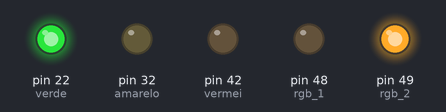
This sketch was run on a simulated Arduino Mega 2560, built with avr-gcc and run on an emulated ATmega2560. Parts: output pins drawn as LEDs (lit = HIGH).

Above: at 2.0 s.
At 4.5 s:
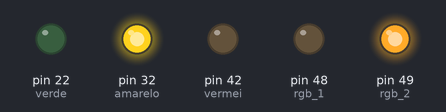
At 6.5 s:
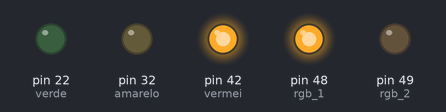
At 8.97 s:
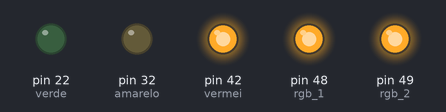
Timing chart, 0 to 11.7 s (numbered marks = the images above):
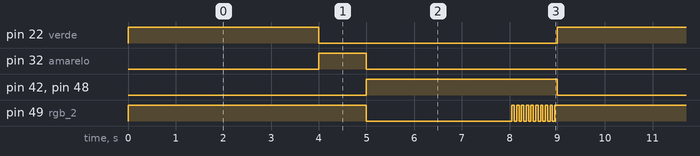

The sketch:

simulador_semaforo.ino
```cpp
void pisca(int pin){
  for(int i = 0; i<10; i++){
    digitalWrite(pin, LOW); // rgb_2
    delay(50);
    digitalWrite(pin, HIGH); // rgb_2
    delay(50);
  }
}

void semaforo_carro(int pin_1, int pin_2, int pin_3){
  digitalWrite(pin_1, HIGH);
  digitalWrite(pin_2, LOW);
  digitalWrite(pin_3, LOW);
}

void semaforo_pedestre(int rgb_1, int rgb_2){
  digitalWrite(rgb_1, HIGH);
  digitalWrite(rgb_2, LOW);
}


void setup() {
  pinMode(22, OUTPUT);  // verde
  pinMode(32, OUTPUT);  // amarelo
  pinMode(42, OUTPUT);  // vermei
  pinMode(48, OUTPUT);  // rgb_1
  pinMode(49, OUTPUT);  // rgb_2

  // Padrçãi inicial
  semaforo_carro(22, 32, 42);
  semaforo_pedestre(49, 48);
}

void loop() {
  semaforo_carro(22, 32, 42);
  delay(4000);

  semaforo_carro(32, 22, 42);
  delay(1000);

  semaforo_pedestre(48, 49);
  semaforo_carro(42, 32, 22);
  delay(3000);

  pisca(49);
  semaforo_pedestre(49, 48);


}
```

Measured:
- by itself, pin 22 (verde), pin 42 (vermei), pin 48 (rgb_1): alternates HIGH for 4.0 s and LOW for 5.0 s
- by itself, pin 32 (amarelo): alternates HIGH for 1.0 s and LOW for 8.0 s
- by itself, pin 49 (rgb_2): repeats every 9.0 s: 9 × (HIGH 0.05 s, LOW 0.05 s), HIGH 5.1 s, LOW 3.1 s
